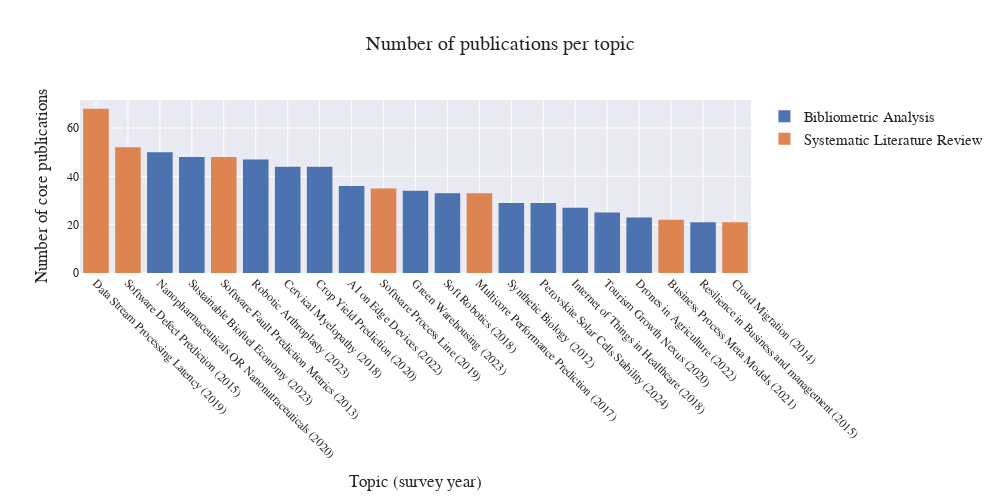

The notebook cell saved with this chart:
### Code cell
# histogram for number of publications per survey

fig = px.histogram(core_pubs, x="Topic", title="Number of publications per topic", color="Type")
fig.update_layout(xaxis_categoryorder="total descending", **PLOT_CONFIGS)
fig.update_layout(width=1000, height=500)
fig.update_xaxes(title_text="Topic (survey year)")
fig.update_yaxes(title_text="Number of core publications")
fig.show()
# fig.write_image("./LitQEval-report/pics/dataset-overview.pdf")

### Figure 1 — Plotly figure (JSON) as saved in the notebook; plotly's stock layout.template omitted (floating-point values rounded to 4 significant figures; data arrays with more than 128 entries replaced by an {"elided": "..."} marker saying what was removed)
{"data": [{"alignmentgroup": "True", "bingroup": "x", "hovertemplate": "Type=Bibliometric Analysis<br>Topic=%{x}<br>count=%{y}<extra></extra>", "legendgroup": "Bibliometric Analysis", "marker": {"color": "rgb(76,114,176)", "pattern": {"shape": ""}}, "name": "Bibliometric Analysis", "offsetgroup": "Bibliometric Analysis", "orientation": "v", "showlegend": true, "type": "histogram", "x": {"elided": "490 str values"}, "xaxis": "x", "yaxis": "y"}, {"alignmentgroup": "True", "bingroup": "x", "hovertemplate": "Type=Systematic Literature Review<br>Topic=%{x}<br>count=%{y}<extra></extra>", "legendgroup": "Systematic Literature Review", "marker": {"color": "rgb(221,132,82)", "pattern": {"shape": ""}}, "name": "Systematic Literature Review", "offsetgroup": "Systematic Literature Review", "orientation": "v", "showlegend": true, "type": "histogram", "x": {"elided": "279 str values"}, "xaxis": "x", "yaxis": "y"}], "layout": {"barmode": "relative", "font": {"family": "Modern Computer"}, "height": 500, "legend": {"font": {"size": 15}, "title": {"text": ""}, "tracegroupgap": 0}, "showlegend": true, "title": {"font": {"family": "Modern Computer", "size": 20}, "text": "Number of publications per topic", "x": 0.5}, "width": 1000, "xaxis": {"anchor": "y", "categoryorder": "total descending", "domain": [0, 1], "tickangle": 45, "tickfont": {"size": 12}, "title": {"font": {"size": 17}, "text": "Topic (survey year)"}}, "yaxis": {"anchor": "x", "domain": [0, 1], "tickfont": {"size": 12}, "title": {"font": {"size": 17}, "text": "Number of core publications"}}}}
